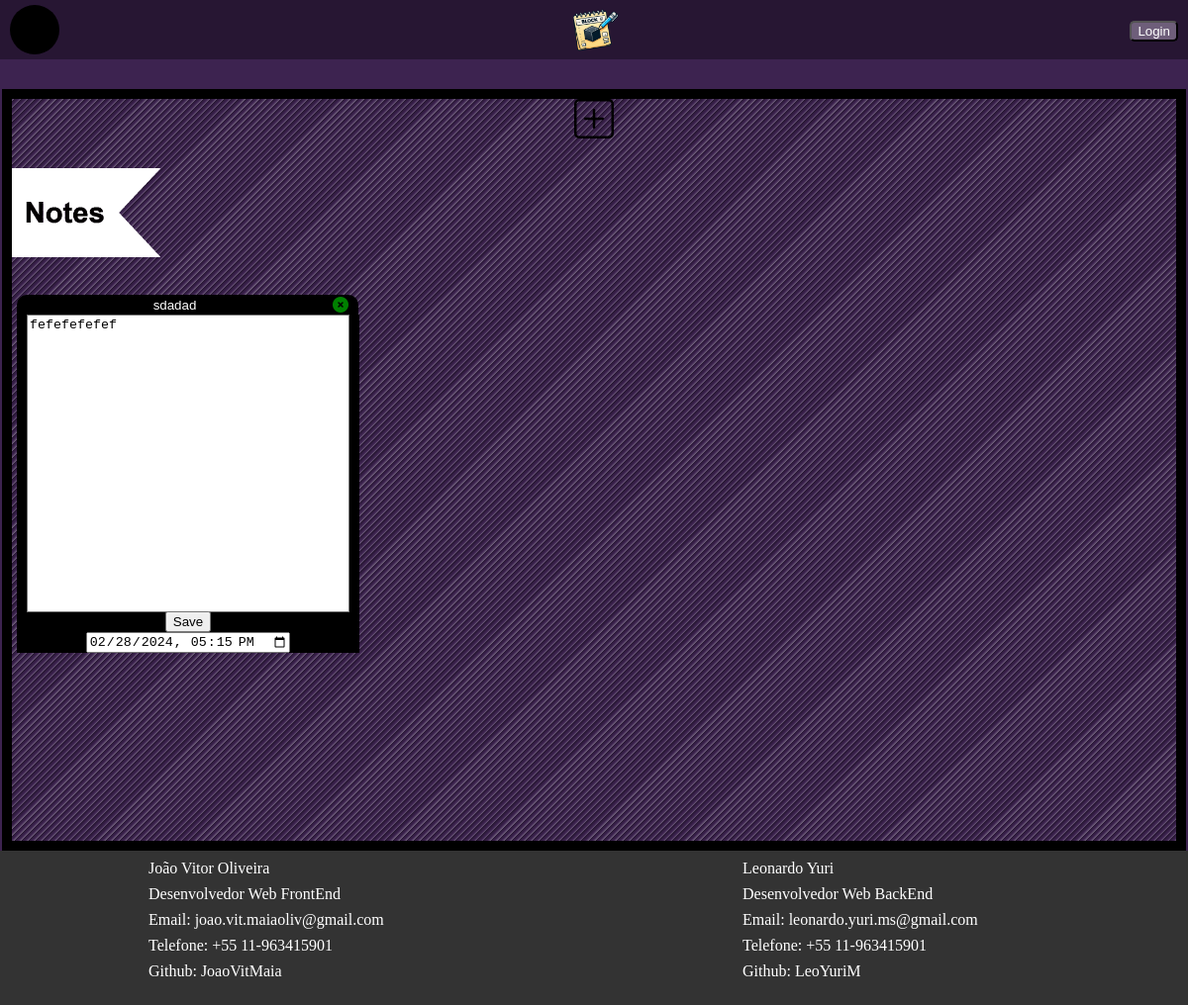
The app's page /, older data.
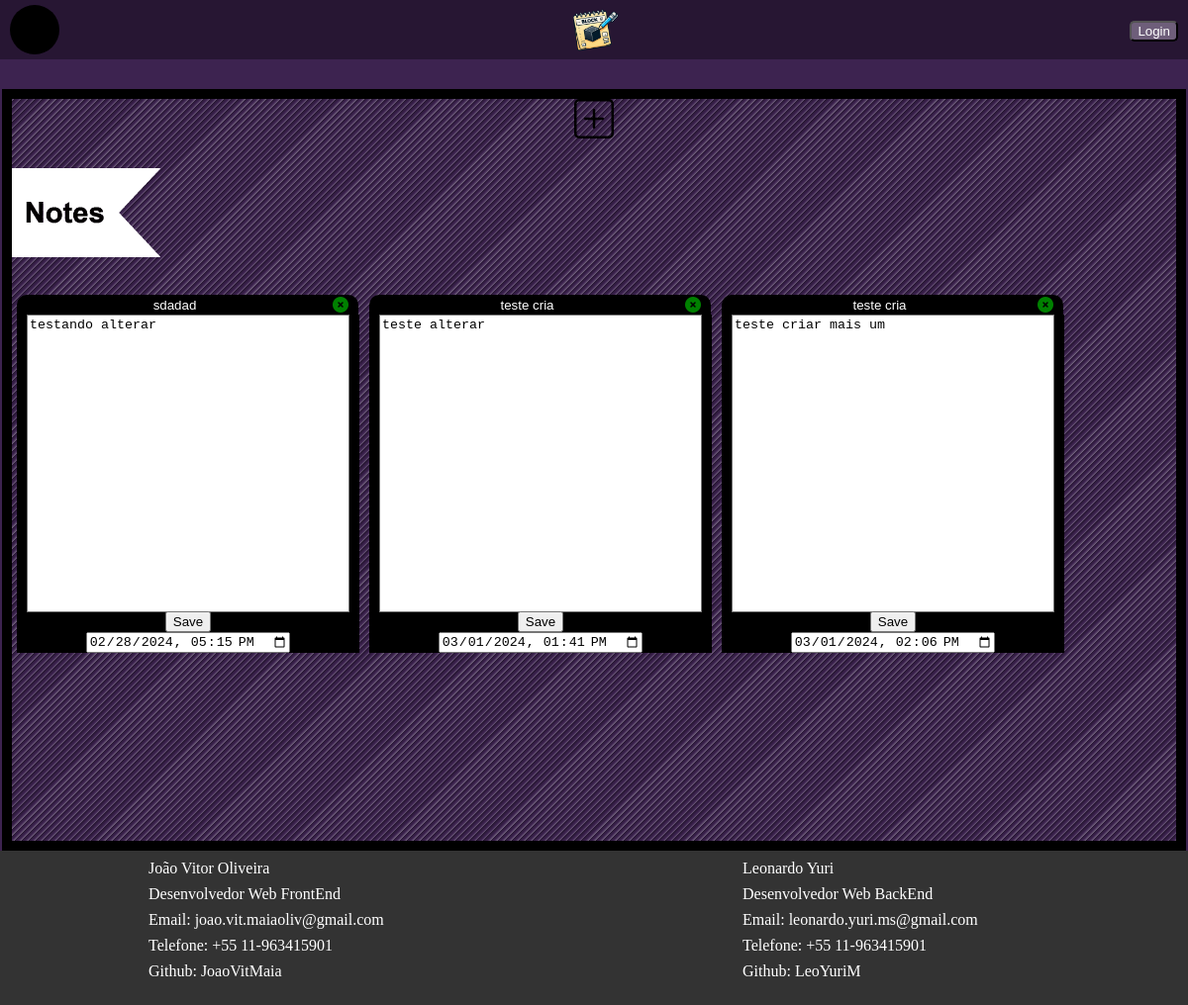
The same page, newer data.
### todoist/models.py (models this page shows, shortened)
class Bloco(models.Model):
    user = models.ForeignKey(
        get_user_model(),
        on_delete=models.CASCADE,
        null=True
    )
    bloco_titulo = models.CharField(max_length=200)
    bloco_texto = models.CharField(max_length=500)
    data_pub = models.DateTimeField("data de criação")

### todoist/views.py (the view)
# urls.py: path("", views.index, name="index"),
def index(request):
    bloco_list = __retorna_blocos(request)
    template = loader.get_template("todoist/index.html")
    context = {
        "bloco_list": bloco_list,
    }
    return HttpResponse(template.render(context, request))

### todoist/views.py (called while the page is built)
def __retorna_blocos(request):
    if request.user.is_authenticated:
        result = Bloco.objects.filter(Q(user=request.user) | Q(user__isnull=True))
    else:
        result = Bloco.objects.filter(user__isnull=True)
    return result

### todoist/templates/todoist/index.html (shortened to what this page needs)
{% load static %}
<!DOCTYPE html>
<html lang="pt-br" xmlns="http://www.w3.org/1999/html" xmlns="http://www.w3.org/1999/html">
<head>
    <link rel="stylesheet" href="{% static  'todoist/css/style.css' %}">
    <link rel="stylesheet" href="{% static  'todoist/css/reset.css' %}">
</head>
<body>
    <header>
        <nav>
            <ul class="header-ul">
                <li>
                    <div class="user" id="userMenu">
                        <img id="userPhoto" src="{% static  'todoist/img/user.png' %}" alt="">
                    </div>
                </li>
                <li class="logo">
                    <a href="#"><img class="logo-img" src="{% static  'todoist/img/icon.png' %}" alt=""></a>
                </li>
                {% if not request.user.is_authenticated %}
                <li class="Login">
                    <button id="loginButton"><a rel="next" href="accounts/login/">Login</a></button>
                </li>
                {% else %}
                <li class="Login">
                    <button id="logoutButton"><a href="{% url 'todoist:encerrar_sessao' %}">Logout</a></button>
                </li>
                {% endif %}
            </ul>
        </nav>
    </header>
    <main>
        <nav>
            <a class="add-button" href="#">
            </a>
        </nav>
        <div class="main-container">
            <img class="flag-img" src="{% static  'todoist/img/Flag.png' %}" alt="">
            <ul class="block-ul">
                {% if bloco_list %}
                    {% for bloco in bloco_list %}
                        <form class="formulario" action="{% url 'todoist:update' bloco.id %}" method="post">
                            <li class="block-list">
                                <div class="block">
                                    <div class="block-header">
                                        <div class="input-wrapper">
                                            <input class="title-input"  name="titulo" placeholder="Title" maxlength="10" type="text" value="{{ bloco.bloco_titulo}}">
                                        </div>
                                        <div class="icon-wrapper">
                                            <a href="{% url 'todoist:delete' bloco.id %}" id="exclude-form"><i class="fa-solid fa-circle-xmark"></i></a>
                                        </div>
                                    </div>
                                    <div class="input-container"><textarea name="texto" rows="24" cols="39">{{ bloco.bloco_texto}}</textarea></div>
                                    <div class="submit-button">
                                        <input class="submit-input" type="submit" value="Save">
                                        <div class="date-wrapper">
                                            <input class="datetime-local" name="data" placeholder="Date" maxlength="10" type="datetime-local" value="{{ bloco.data_pub|date:'Y-m-d' }}T{{bloco.data_pub|time:'H:i'}}">
                                        </div>
                                    </div>
                                </div>
                            </li>
                        </form>
                    {% endfor %}
                {% endif%}
            </ul>
        </div>
    </main>
    <footer>
        <div class="container">
            <div class="footer-content footer-content-j">
                <h2>João Vitor Oliveira</h2>
                <p>Desenvolvedor Web FrontEnd</p>
                <p>Email: joao.vit.maiaoliv@gmail.com</p>
                <p>Telefone: +55 11-963415901</p>
                <p>Github: <a target="_blank" href="https://github.com/JoaoVitMaia">JoaoVitMaia</a></p><br>
            </div>
            <div class="footer-content footer-content-l">
                <h2>Leonardo Yuri</h2>
                <p>Desenvolvedor Web BackEnd</p>
                <p>Email: leonardo.yuri.ms@gmail.com</p>
                <p>Telefone: +55 11-963415901</p>
                <p>Github: <a target="_blank" href="https://github.com/LeoYuriM">LeoYuriM</a></p>
            </div>
        </div>
    </footer>
</body>
</html>

Row changes from the older to the newer data that the page shows:
changed Bloco "sdadad": texto "fefefefefef" → "testando alterar"
added Bloco: titulo "teste cria", texto "teste alterar", data "03/01/2024 13:41"
added Bloco: titulo "teste cria", texto "teste criar mais um", data "03/01/2024 14:06"
